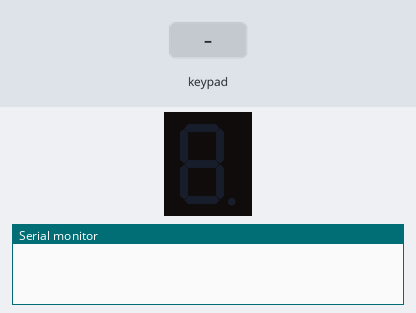
A sketch run on a simulated Arduino Uno, built with avr-gcc and run on an emulated ATmega328P. On the bench: 1-digit seven-segment display, the last lines printed to the serial monitor. Wiring (inferred from the names in the program): 1-digit 7-segment display, segments lit when HIGH: segments pin 6, pin 7, pin 12, pin 13, pin 14, pin 15, pin 16. Inputs (shaded band) come from the test bench. The segment pins are drawn as the display they are named for.

Above: at 1.2 s.
1.3 s: keypad keys 5 4 3 2 pressed 0.4 s apart
At 3.6 s:
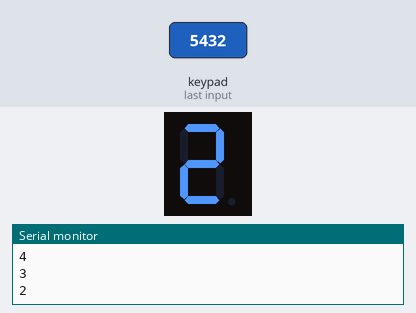
4.4 s: key 'A' pressed
At 5.1 s:
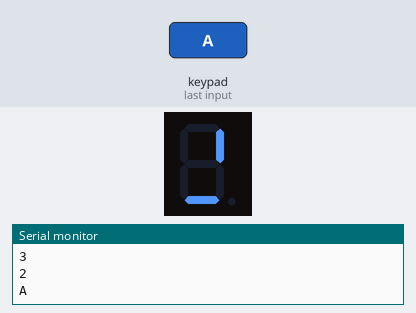
5.9 s: keypad keys 8 9 1 0 1 1 D pressed 0.4 s apart
At 8.1 s:
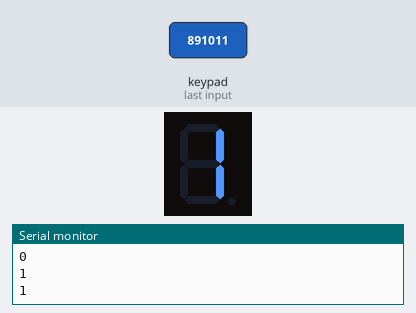
10.2 s: key '6' pressed
At 10.6 s:
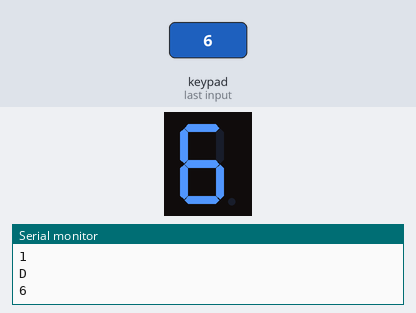
11.7 s: key '7' pressed
At 12.9 s:
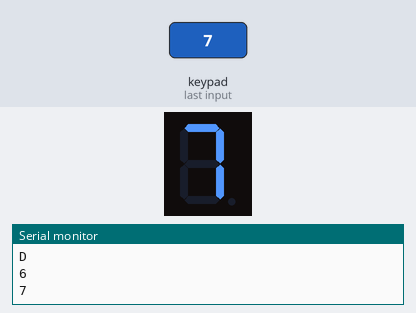
13.2 s: key '0' pressed
At 14.1 s:
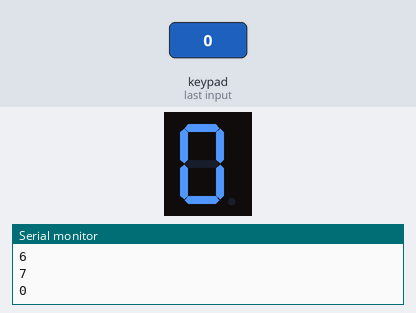
Timing chart, 0 to 15.7 s (numbered marks = the images above; inputs shaded):
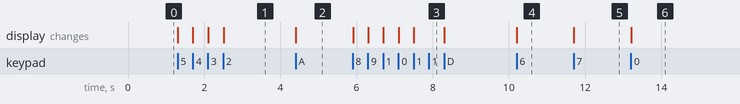

The sketch:

Lab05_part2.ino
```cpp
#include <Keypad.h>
const byte ROWS = 4; // 4 Rows
const byte COLS = 4; // 4 Columns
// 定義 Keypad 的按鍵
char keys[ROWS][COLS] = {
{'0', 'B', 'A', 'F'},
{'1','2','3', 'E'},
{'4', '5', '6', 'D'},
{'7', '8', '9', 'C'}
};// 定義 Keypad 連到 Arduino 的接腳
byte rowPins[ROWS] = {5,4,3,2};// 連到 Keypad 的 4 個 Rows
byte colPins[COLS] = {8,9,10,11};
Keypad keypad =
Keypad( makeKeymap(keys), rowPins,colPins, ROWS, COLS );
int i;
int j;
const byte num[10]={B00111111, B00000110,
                    B01011011, B01001111,
                    B01100110, B01101101,
                    B01111101, B00000111,
                    B01111111, B01101111 };
const int seg[]={6,7,12,13,14,15,16};
void setup(){
  Serial.begin(9600);
  for(i=0;i<8;i++)
  pinMode(seg[i],OUTPUT);
}
void loop(){
char key = keypad.getKey(); // 讀取 Keypad的輸入
if (key != NO_KEY)
  {
  i=key-48;
Serial.println(key);
  for(j=0;j<8;j++)
      {
    if(bitRead(num[i],j))
        digitalWrite(seg[j],HIGH);//若位元值為1,設定顯示器該小段為HIGH
    else
        digitalWrite(seg[j],LOW);
      }
    }
  }
```

Measured:
- after the input at 1.3 s, the display: first changes at once (image 1 shows a later state)
- after the input at 4.4 s, the display: changes at once (image 2)
- after the input at 5.9 s, the display: first changes at once (image 3 shows a later state)
- after the input at 10.2 s, the display: changes at once (image 4)
- after the input at 11.7 s, the display: changes at once (image 5)
- after the input at 13.2 s, the display: changes at once (image 6)
